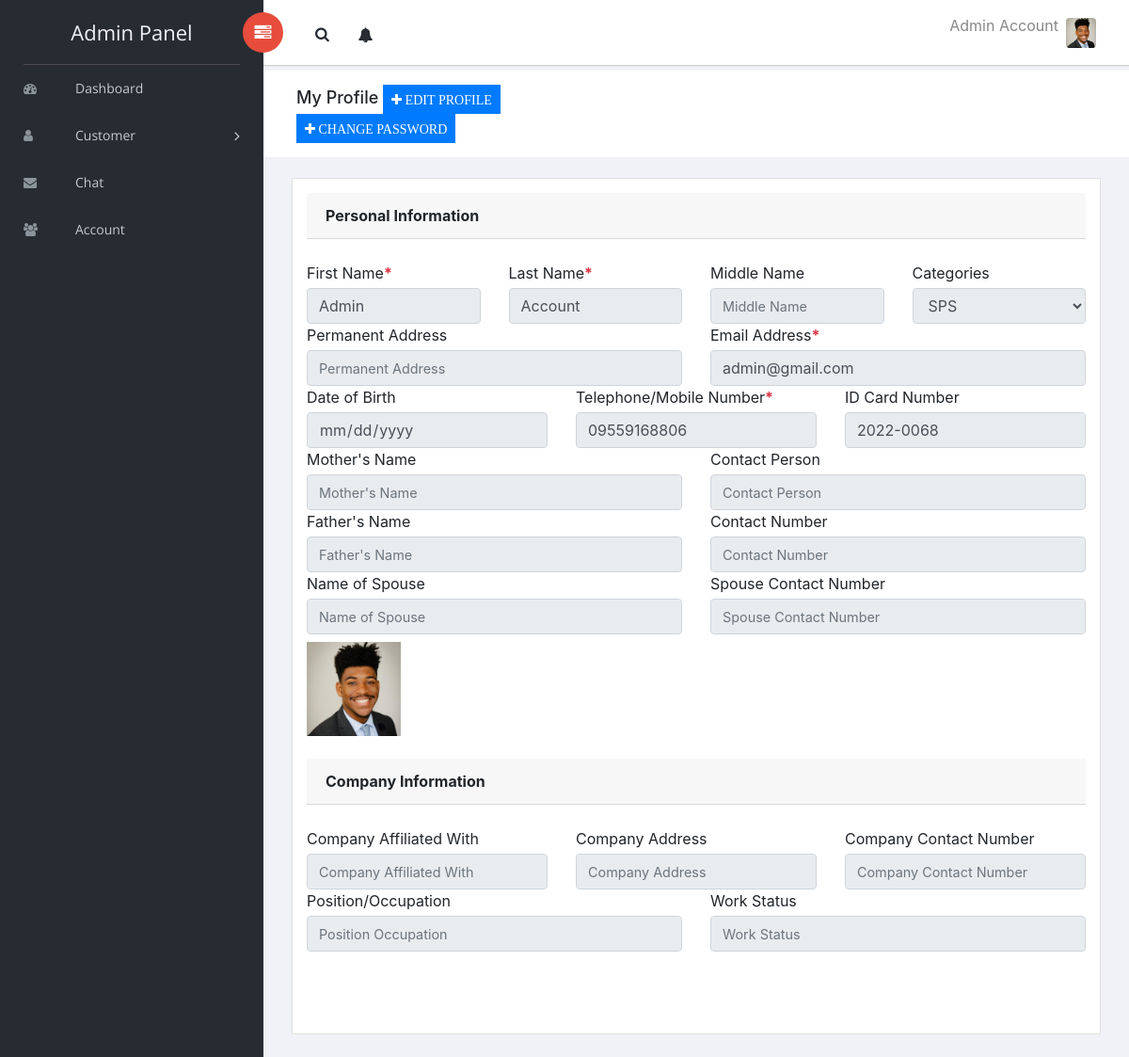
Page /admin/profile.php (signed in) on the committed database.
### tables this page shows
CREATE TABLE `users` (
  `id` int(11) NOT NULL,
  `first_name` varchar(255) DEFAULT NULL,
  `last_name` varchar(255) DEFAULT NULL,
  `username` varchar(255) DEFAULT NULL,
  `email` varchar(255) DEFAULT NULL,
  `password` varchar(255) DEFAULT NULL,
  `usertype` varchar(255) DEFAULT NULL,
  `status` varchar(255) NOT NULL DEFAULT 'Pending',
  `signup_date` varchar(255) DEFAULT NULL
);

CREATE TABLE `personal` (
  `personal_id` int(11) NOT NULL,
  `user_id` int(11) NOT NULL,
  `middle_name` varchar(255) DEFAULT NULL,
  `category_id` varchar(255) NOT NULL,
  `address` varchar(255) DEFAULT NULL,
  `dob` varchar(255) DEFAULT 'Not Set',
  `mobile` varchar(255) DEFAULT NULL,
  `card_number` varchar(255) DEFAULT NULL,
  `mother_name` varchar(255) DEFAULT NULL,
  `father_name` varchar(255) DEFAULT NULL,
  `spouse_name` varchar(255) DEFAULT NULL,
  `contact_person` varchar(255) DEFAULT NULL,
  `contact_number` varchar(255) DEFAULT NULL,
  `s_contact_number` varchar(255) DEFAULT NULL,
  `company_affiliated` varchar(255) DEFAULT NULL,
  `company_address` varchar(255) DEFAULT NULL,
  `company_number` varchar(255) DEFAULT NULL,
  `position` varchar(255) DEFAULT NULL,
  `work_status` varchar(255) DEFAULT NULL,
  `image` varchar(255) DEFAULT NULL
);

CREATE TABLE `categories` (
  `id` int(11) NOT NULL,
  `category` varchar(255) NOT NULL
);

### admin/profile.php (the view, shortened to what the rows shown need)
<?php
require("../app/config/connect.php");
include("../classes/User.php");
?>
<!doctype html>
<html class="no-js" lang="en">
<head>
    <link rel="stylesheet" href="vendors/bootstrap/dist/css/bootstrap.min.css">
    <link rel="stylesheet" href="vendors/font-awesome/css/font-awesome.min.css">
    <link rel="stylesheet" href="vendors/themify-icons/css/themify-icons.css">
    <link rel="stylesheet" href="vendors/flag-icon-css/css/flag-icon.min.css">
    <link rel="stylesheet" href="vendors/selectFX/css/cs-skin-elastic.css">
    <link rel="stylesheet" href="vendors/jqvmap/dist/jqvmap.min.css">
    <link rel="stylesheet" href="assets/css/style.css">
    <link rel="stylesheet" href="../resources/css/toastr.min.css">
</head>
<body>
    <div id="right-panel" class="right-panel">
        <?php
        include "./body/header.php"
        ?>
        <div class="breadcrumbs">
            <div class="col-sm-4">
                <div class="page-header float-left">
                    <div class="page-title">
                        <h1>My Profile
                            <button class="btn btn-primary btn-sm" data-toggle="modal" data-target="#profile"><i class="fa fa-plus"> EDIT PROFILE</i>
                            </button>
                            <button class="btn btn-primary btn-sm" data-toggle="modal" data-target="#password"><i class="fa fa-plus"> CHANGE PASSWORD</i>
                            </button>
                        </h1>
                    </div>
                </div>
            </div>
        </div>
        <div class="content mt-3">
            <?php
            $user_details_query = mysqli_query($con, "SELECT * FROM users
            INNER JOIN personal ON personal.user_id = users.id  WHERE username='$userLoggedIn'");
            $row = mysqli_fetch_array($user_details_query);
            ?>
            <div class="col-xl-12">
                <div class="card">
                    <div class="card-body">
                        <form action="">
                            <br />
                            <div class="row">
                                <div class="col-sm-3">
                                    <label for="first_name" class="control-label mb-1">First Name<span class="text-danger font-weight-bold">*</span></label>
                                    <input id="first_name" name="first_name" type="text" class="form-control" placeholder="First Name" value="<?php echo $row['first_name']; ?>" disabled>
                                </div>
                                <div class="col-sm-3">
                                    <label for="last_name" class="control-label mb-1">Last Name<span class="text-danger font-weight-bold">*</span></label>
                                    <input id="last_name" name="last_name" type="text" class="form-control" placeholder="Last Name" value="<?php echo $row['last_name']; ?>" disabled>
                                </div>
                                <div class="col-sm-3">
                                    <label for="category" class="control-label mb-1">Categories</label>
                                    <select name="category" id="category" class="form-control" disabled>
                                        <?php
                                        $sql = "SELECT * FROM categories";
                                        $result = $con->query($sql);
                                        if ($result->num_rows > 0) {
                                            while ($categories = $result->fetch_assoc()) {
                                        ?>
                                                <option value="<?php echo $categories['id'] ?>" <?php echo ($row['category_id']) == $categories['id'] ? "selected" : "" ?>><?php echo $categories['category'] ?></option>
                                            <?php
                                            }
                                        } else {
                                            ?>
                                            <option value="0">No Results</option>
                                        <?php
                                        }
                                        ?>
                                    </select>
                                </div>
                            </div>
                            <div class="row">
                                <div class="col-sm-6">
                                    <label for="email" class="control-label mb-1">Email Address<span class="text-danger font-weight-bold">*</span></label>
                                    <input id="email" name="email" type="text" class="form-control" placeholder="Email Address" value="<?php echo $row['email']; ?>" disabled>
                                </div>
                            </div>
                            <div class="row">
                                <div class="col-sm-4">
                                    <label for="mobile" class="control-label mb-1">Telephone/Mobile Number<span class="text-danger font-weight-bold">*</span></label>
                                    <input id="mobile" name="mobile" type="text" class="form-control" placeholder="Telephone/Mobile Number" value="<?php echo $row['mobile']; ?>" disabled>
                                </div>
                                <div class="col-sm-4">
                                    <label for="card_number" class="control-label mb-1">ID Card Number</label>
                                    <input id="card_number" name="card_number" type="text" class="form-control" placeholder="ID Card Number" value="<?php echo $row['card_number']; ?>" disabled>
                                </div>
                            </div>
                            <div class="row">
                                <div class="col-sm-6">
                                    <img class="mt-2" src="../resources/img/uploads/<?php if (!empty($row['image'])) {
                                                                                        echo $row['image'];
                                                                                    } else {
                                                                                        echo "/default.jpg";
                                                                                    }
                                                                                    ?>" width="100px" height="100px" alt="avatar">
                                </div>
                            </div><br />
                            <br />
                            <br />
                        </form>
                        <br /><br />
                    </div>
                </div>
            </div>
        </div>
    </div>
</body>
</html>

### admin/body/header.php (shortened to what the rows shown need)
<?php
if (isset($_SESSION['username'])) {
    $userLoggedIn = $_SESSION['username'];
} else {
    header("Location: ../login");
}
?>
<header id="header" class="header">
    <div class="header-menu">
        <div class="col-sm-5">
            <div class="user-area dropdown float-right">
                <a href="#" class="dropdown-toggle" data-toggle="dropdown" aria-haspopup="true" aria-expanded="false">
                    <span>
                        <?php
                        $fullname_obj = new User($con, $userLoggedIn);
                        echo $fullname_obj->getFirstAndLastName();
                        ?>
                    </span>
                    <img class="user-avatar rounded ml-2" src="../resources/img/uploads/<?php $avatar_obj = new User($con, $userLoggedIn);
                                                                                        echo ($avatar_obj->getAvatar() != NULL) ?
                                                                                            $avatar_obj->getAvatar() : "/default.jpg";
                                                                                        ?>" alt="User Avatar">
                </a>
            </div>
        </div>
    </div>
</header>

### rows in the picture
users: $fullname_obj->getFirstAndLastName() "Admin Account"
personal: image (picture), first_name "Admin", last_name "Account", category "SPS", email "admin@gmail.com", mobile "09559168806", card_number "2022-0068"
